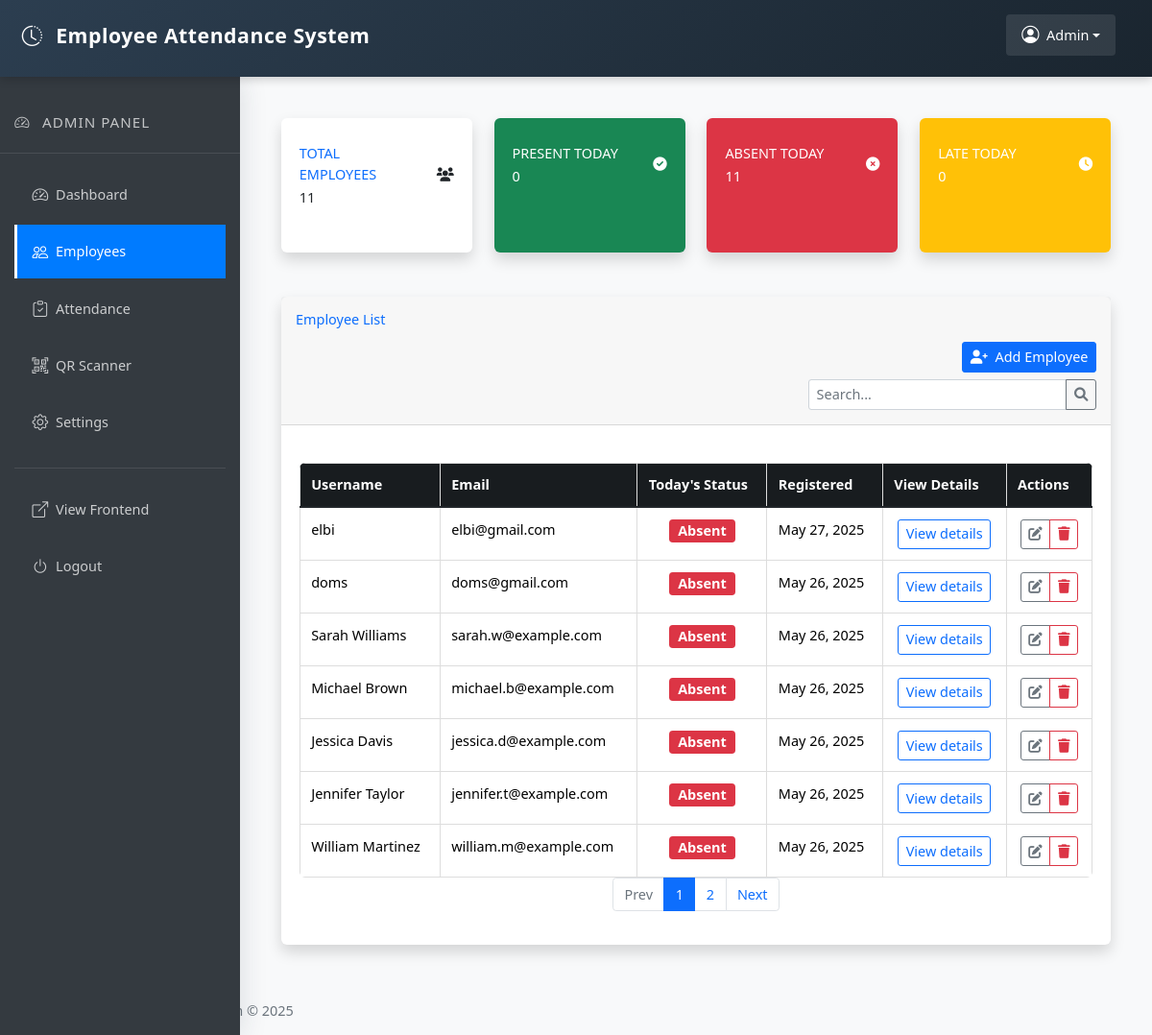
The app's page /views/admin/employees.php (signed in), older data.
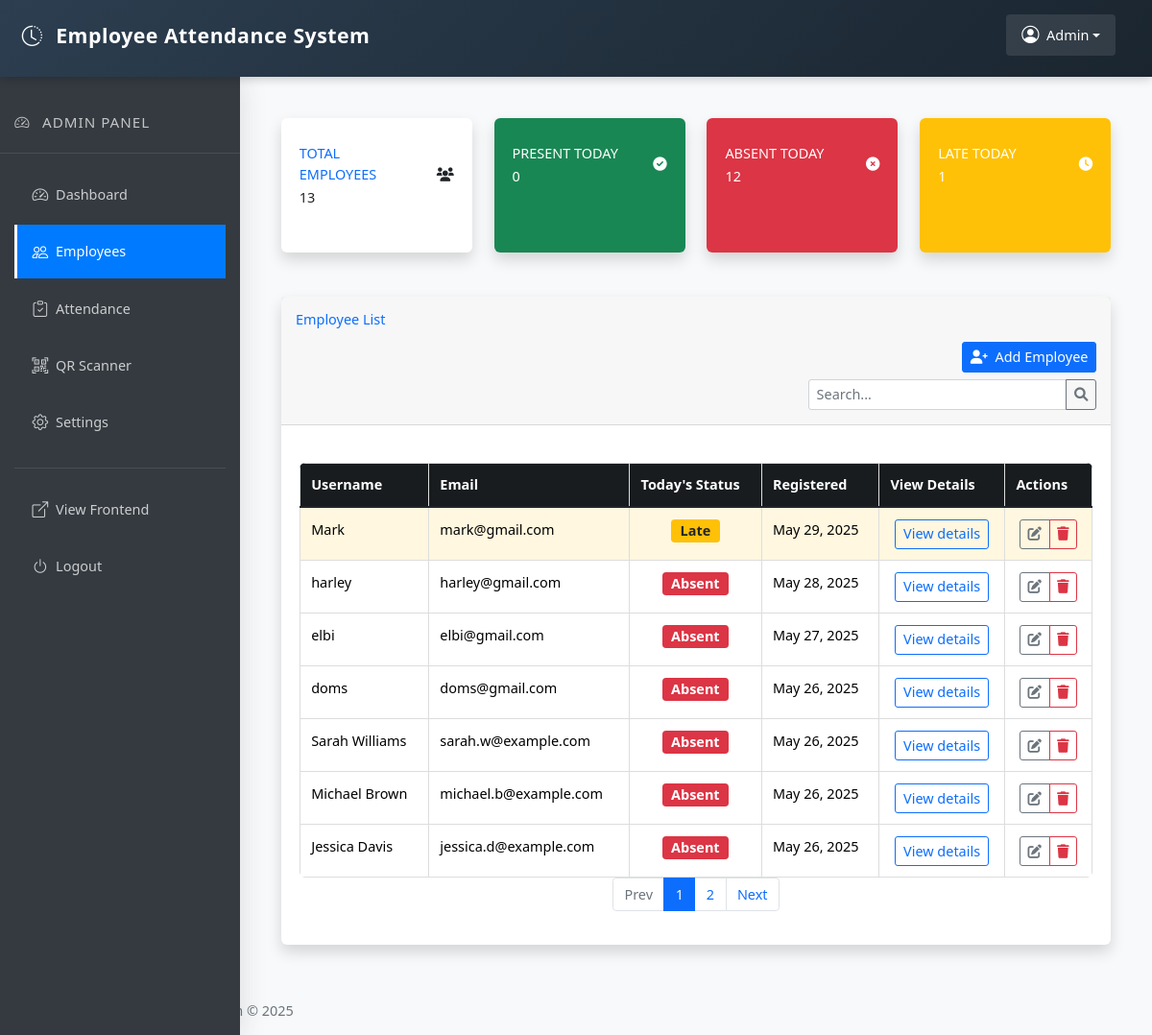
The same page, newer data.
### tables this page shows
CREATE TABLE `users` (
  `id` int(11) NOT NULL,
  `username` varchar(50) NOT NULL,
  `password` varchar(255) NOT NULL,
  `email` varchar(100) NOT NULL,
  `code` varchar(255) NOT NULL,
  `created_at` timestamp NOT NULL DEFAULT current_timestamp()
);

### views/admin/employees.php (the view, shortened to what the changed rows need)
<!DOCTYPE html>
<html lang="en">
<head>
    <link rel="stylesheet" href="../../assets/css/bootstrap.min.css">
    <link rel="stylesheet" href="../../assets/css/admin.css">
    <link rel="stylesheet" href="https://cdnjs.cloudflare.com/ajax/libs/font-awesome/6.0.0-beta3/css/all.min.css">
</head>
<body>
<?php
require_once '../../db/connect.php';
require_once '../../includes/admin/header.php';
$totalEmployees = $conn->query("SELECT COUNT(*) AS count FROM users")->fetch_assoc()['count'];
$today = date('Y-m-d');
$presentQuery = "SELECT COUNT(*) AS count FROM morning_time_log WHERE DATE(time_in) = ? AND status = 'present'";
$stmtPresent = $conn->prepare($presentQuery);
$stmtPresent->bind_param("s", $today);
$stmtPresent->execute();
$presentToday = $stmtPresent->get_result()->fetch_assoc()['count'];
$lateQuery = "SELECT COUNT(*) AS count FROM morning_time_log WHERE DATE(time_in) = ? AND status = 'late'";
$stmtLate = $conn->prepare($lateQuery);
$stmtLate->bind_param("s", $today);
$stmtLate->execute();
$lateToday = $stmtLate->get_result()->fetch_assoc()['count'];
$absentToday = $totalEmployees - ($presentToday + $lateToday);
$query = "SELECT u.*,
         (SELECT COUNT(*) FROM morning_time_log WHERE employee_id = u.id) AS attendance_count,
         (SELECT status FROM morning_time_log WHERE employee_id = u.id AND DATE(time_in) = CURDATE() LIMIT 1) AS today_status
         FROM users u ORDER BY created_at DESC";
$result = $conn->query($query);
?>
<div class="main-content">
    <div class="container-fluid mt-4">
        <div class="row mb-4">
            <div class="col-xl-3 col-md-6 mb-4">
                <div class="card border-left-primary shadow h-100 py-2">
                    <div class="card-body">
                        <div class="row no-gutters align-items-center">
                            <div class="col mr-2">
                                <div class="text-xs font-weight-bold text-primary text-uppercase mb-1">
                                    Total Employees</div>
                                <div class="h5 mb-0 font-weight-bold text-gray-800"><?php echo $totalEmployees; ?></div>
                            </div>
                        </div>
                    </div>
                </div>
            </div>
            <div class="col-xl-3 col-md-6 mb-4">
                <div class="card bg-danger text-white shadow h-100 py-2">
                    <div class="card-body">
                        <div class="row no-gutters align-items-center">
                            <div class="col mr-2">
                                <div class="text-xs font-weight-bold text-uppercase mb-1">
                                    Absent Today</div>
                                <div class="h5 mb-0 font-weight-bold"><?php echo $absentToday; ?></div>
                            </div>
                        </div>
                    </div>
                </div>
            </div>
            <div class="col-xl-3 col-md-6 mb-4">
                <div class="card bg-warning text-white shadow h-100 py-2">
                    <div class="card-body">
                        <div class="row no-gutters align-items-center">
                            <div class="col mr-2">
                                <div class="text-xs font-weight-bold text-uppercase mb-1">
                                    Late Today</div>
                                <div class="h5 mb-0 font-weight-bold"><?php echo $lateToday; ?></div>
                            </div>
                        </div>
                    </div>
                </div>
            </div>
        </div>
        <div class="card shadow mb-4">
            <div class="card-body">
                <div class="table-responsive">
                    <table class="table" id="employeeTable" width="100%" cellspacing="0" style="border-radius: 6px; overflow: hidden;">
                        <thead>
                            <tr style="background: #181c1f;">
                                <th class="text-white">Username</th>
                                <th class="text-white">Email</th>
                                <th class="text-white">Today's Status</th>
                                <th class="text-white">Registered</th>
                                <th class="text-white">View Details</th>
                                <th class="text-white">Actions</th>
                            </tr>
                        </thead>
                        <tbody>
                            <?php if ($result && $result->num_rows > 0): ?>
                                <?php while ($row = $result->fetch_assoc()): ?>
                                    <tr
                                        <?php
                                            if (isset($row['today_status'])) {
                                                if ($row['today_status'] === 'present') {
                                                    echo 'style="background: #d6e6e3;"';
                                                } elseif ($row['today_status'] === 'late') {
                                                    echo 'style="background: #fff7df;"';
                                                } elseif ($row['today_status'] === 'absent') {
                                                    echo 'style="background: #ffeaea;"';
                                                }
                                            }
                                        ?>
                                    >
                                        <td><?php echo htmlspecialchars($row['username']); ?></td>
                                        <td><?php echo htmlspecialchars($row['email']); ?></td>
                                        <td class="text-center">
                                            <?php
                                            if (isset($row['today_status'])) {
                                                if ($row['today_status'] === 'present') {
                                                    echo '<span class="badge bg-success">Present</span>';
                                                } elseif ($row['today_status'] === 'late') {
                                                    echo '<span class="badge bg-warning text-dark">Late</span>';
                                                } elseif ($row['today_status'] === 'absent') {
                                                    echo '<span class="badge bg-danger">Absent</span>';
                                                }
                                            } else {
                                                echo '<span class="badge bg-danger">Absent</span>';
                                            }
                                            ?>
                                        </td>
                                        <td><?php echo date('M d, Y', strtotime($row['created_at'])); ?></td>
                                        <td class="text-center">
                                            <button class="btn btn-sm btn-outline-primary view-details"
                                                    data-employee-id="<?php echo $row['id']; ?>"
                                                    data-bs-toggle="modal"
                                                    data-bs-target="#employeeDetailsModal">
                                                View details
                                            </button>
                                        </td>
                                        <td class="text-center">
                                            <div class="btn-group">
                                                <button class="btn btn-sm btn-outline-secondary edit-employee"
                                                        data-employee-id="<?php echo $row['id']; ?>"
                                                        data-bs-toggle="modal"
                                                        data-bs-target="#editEmployeeModal">
                                                    <i class="fas fa-edit"></i>
                                                </button>
                                                <button class="btn btn-sm btn-outline-danger delete-employee"
                                                        data-employee-id="<?php echo $row['id']; ?>"
                                                        data-employee-name="<?php echo htmlspecialchars($row['username']); ?>"
                                                        data-bs-toggle="modal"
                                                        data-bs-target="#deleteEmployeeModal">
                                                    <i class="fas fa-trash"></i>
                                                </button>
                                            </div>
                                        </td>
                                    </tr>
                                <?php endwhile; ?>
                            <?php else: ?>
                                <tr>
                                    <td colspan="6" class="text-center">No employees found</td>
                                </tr>
                            <?php endif; ?>
                        </tbody>
                    </table>
                </div>
            </div>
        </div>
    </div>
</div>
<?php require_once '../../includes/admin/footer.php'; ?>
</body>
</html>

Row changes from the older to the newer data that the page shows:
no longer on this page (row unchanged): users: username "Jennifer Taylor", email "jennifer.t@example.com", shows "Absent", created_at "May 26, 2025"
no longer on this page (row unchanged): users: username "William Martinez", email "william.m@example.com", shows "Absent", created_at "May 26, 2025"
added users: username "Mark", email "mark@gmail.com", shows "Late", created_at "May 29, 2025"
added users: username "harley", email "harley@gmail.com", shows "Absent", created_at "May 28, 2025"
Text that changed along with them:
$totalEmployees: "11" → "13"
$absentToday: "11" → "12"
$lateToday: "0" → "1"
